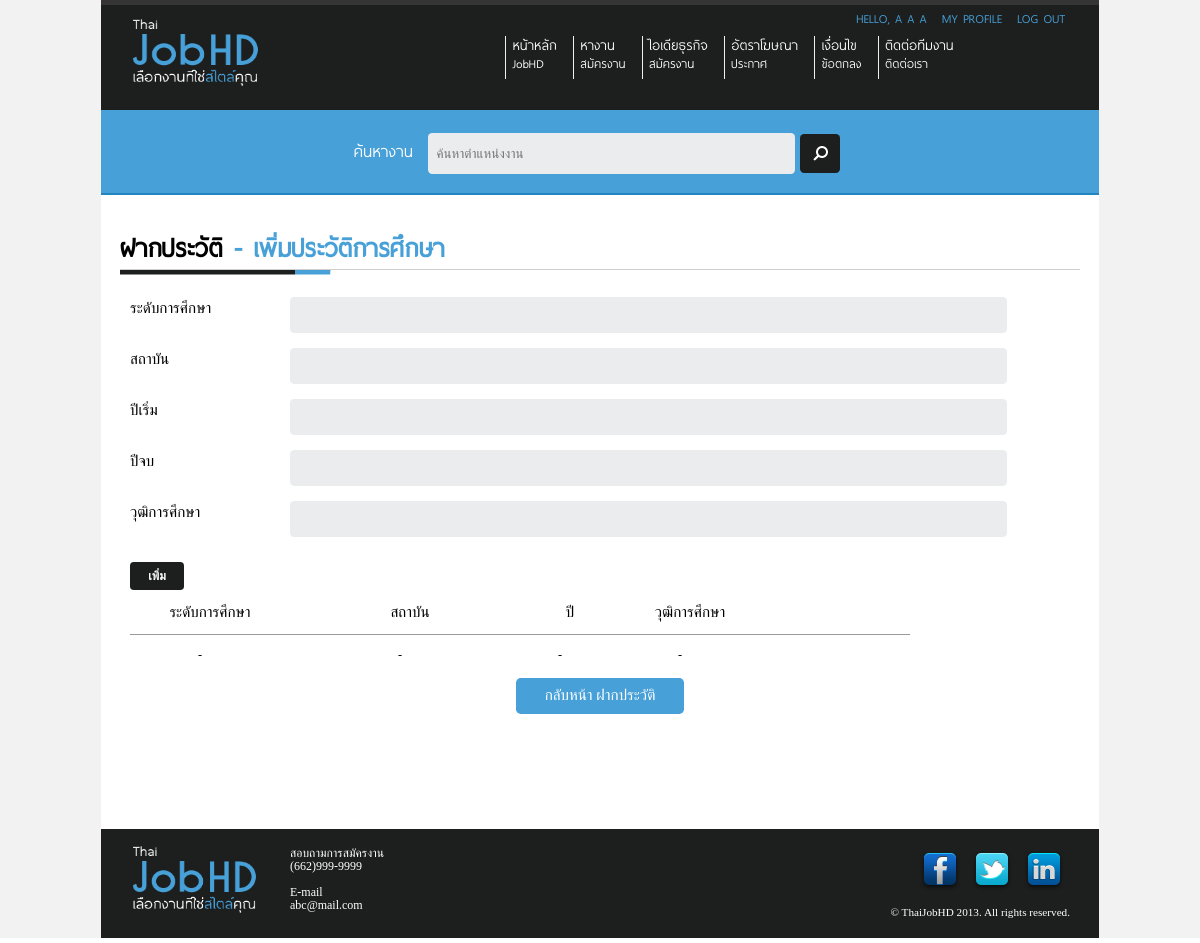
Before: /Site/add-education.php (signed in) with the older database file.
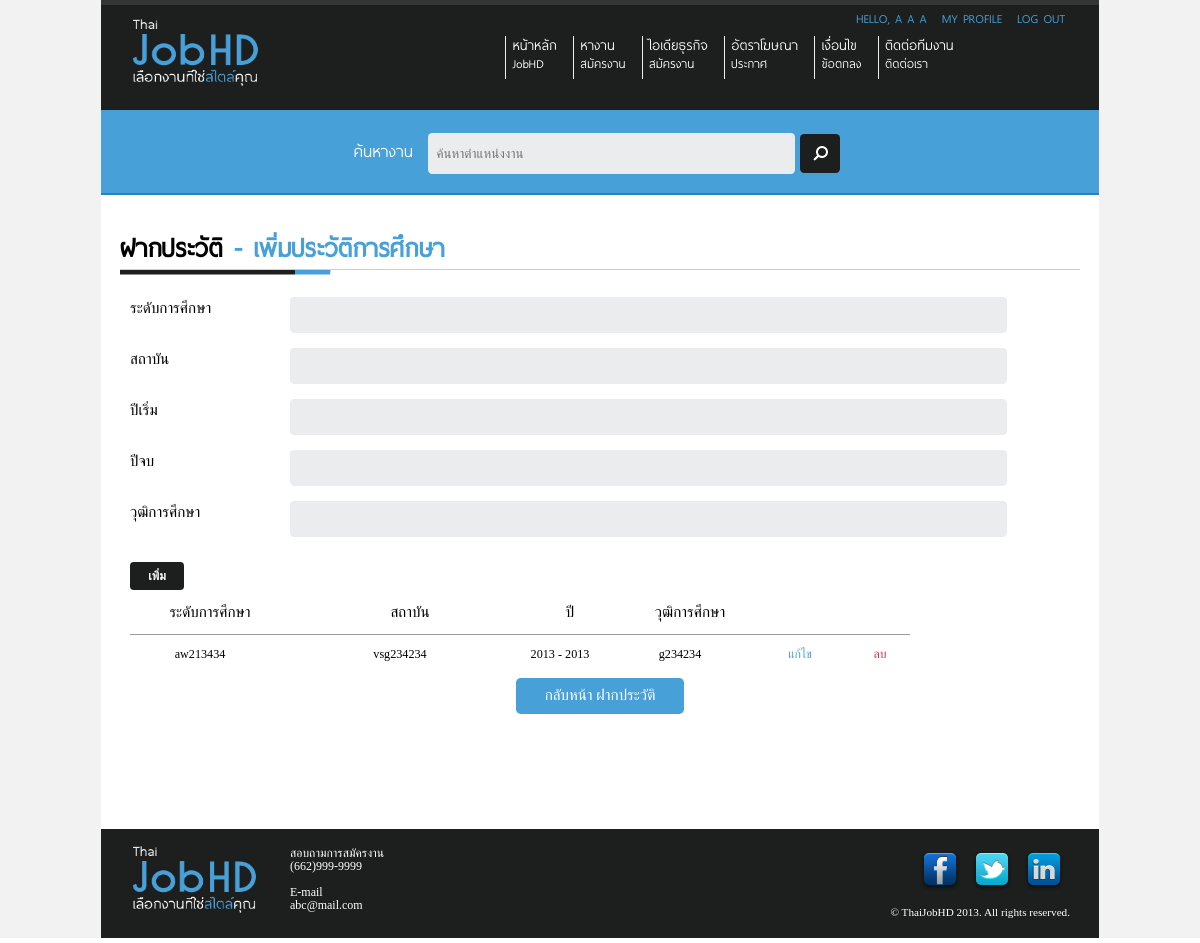
After: the same page with the newer database file.
### tables this page shows
CREATE TABLE IF NOT EXISTS `buildthedot_thaijobhd_user_history_educations` (
  `user_history_educations_id` int(50) NOT NULL AUTO_INCREMENT,
  `user_account_id` int(50) NOT NULL,
  `education_level` varchar(200) NOT NULL,
  `Institution` varchar(200) NOT NULL,
  `year_start` date NOT NULL,
  `year_end` date NOT NULL,
  `educational_background` varchar(200) NOT NULL,
  PRIMARY KEY (`user_history_educations_id`)
);

### Site/add-education.php (the view, shortened to what this page needs)
<?php
$rootpath = "./";
include ($rootpath . "include/header.php");
include ($rootpath . "include/top-menu.php");
include ($rootpath . "include/search-bar.php");
if($_SESSION["userid"] == "" || (!(isset($_SESSION["userid"])))) {
	header("location: ".$rootpath."login.php");
}
else{
	$sql_user="
		SELECT *
		FROM  `buildthedot_thaijobhd_user_account`
		WHERE `id` = '".$_SESSION["userid"]."' ;
	";
	$result_user = @mysql_query($sql_user);
	if($rs_user = @mysql_fetch_array($result_user)){
?>
		<div id="wrapper">
		  <div id="content" class="container_12">
		  	<div id="content-profile">
					<div id="head-title">
						<h1>ฝากประวัติ <span class="text-blue">-  เพิ่มประวัติการศึกษา</span></h1>
					</div>
					<form id="add_education_form" name="add_education_form" action="<?php echo $rootpath; ?>include/module/add-education-process.php" method="POST" enctype="multipart/form-data">
						<p class="grid_2">ระดับการศึกษา</p>
						<p class="grid_8"><input type="text" id="education_level" name ="education_level" class="round width700" onkeypress="return add_education_form_keypress(event)" /></p><br class="clear" />
						<p class="grid_2">สถาบัน</p>
						<p class="grid_8"><input type="text" id="Institution" name ="Institution" class="round width700" onkeypress="return add_education_form_keypress(event)" /></p><br class="clear"/>
						<p class="grid_2">ปีเริ่ม</p>
						<p class="grid_8"><input type="text" id="year_start" name ="year_start" class="round width700" onkeypress="return add_education_form_keypress(event)" /></p><br class="clear"/>
						<p class="grid_2">ปีจบ</p>
						<p class="grid_8"><input type="text" id="year_end" name ="year_start" class="round width700" onkeypress="return add_education_form_keypress(event)" /></p><br class="clear"/>
						<p class="grid_2">วุฒิการศึกษา</p>
						<p class="grid_8"><input type="text" id="educational_background" name ="educational_background" class="round width700" onkeypress="return add_education_form_keypress(event)" /></p><br class="clear" />
			      <h2 class="grid_3"><a href="#" class="add-button black round" onclick="document.getElementById('add_education_form').submit(); ">เพิ่ม</a></h2>
		      </form>
					<div id="content-profile-table">
						<div id="head-table1" class="grid_10">
							<p class="grid_2 center">ระดับการศึกษา</p>
							<p class="grid_3 center">สถาบัน</p>
							<p class="grid_1 center">ปี</p>
							<p class="grid_2 center">วุฒิการศึกษา</p>
						</div>
					</div>
					<br class="clear"/>
<?php
					$sql_edu="
						SELECT *, `education_level`, `Institution`, `educational_background`, YEAR(`year_start`) AS year_start_1, YEAR(`year_end`) AS year_end_1
						FROM  `buildthedot_thaijobhd_user_history_educations`
						WHERE `user_account_id` = '".$_SESSION["userid"]."' ;
					";
					$result_edu = @mysql_query($sql_edu);
					if(@mysql_num_rows($result_edu)==0){
?>
						<div id="content-profile-table">
							<div id="table-content">
								<p class="grid_2 center">-</p>
								<p class="grid_3 center">-</p>
								<p class="grid_1 center">-</p>
								<p class="grid_2 center">-</p>
			         </div>
						</div>
						<br class="clear"/>
<?php
					}
					else{
						while($rs_edu = @mysql_fetch_array($result_edu)){
?>
							<div id="content-profile-table">
								<div id="table-content">
									<p class="grid_2 center"><?php echo $rs_edu["education_level"]; ?></p>
									<p class="grid_3 center"><?php echo $rs_edu["Institution"]; ?></p>
									<p class="grid_1 center"><?php echo $rs_edu["year_start_1"]." - ".$rs_edu["year_end_1"]; ?></p>
									<p class="grid_2 center"><?php echo $rs_edu["educational_background"]; ?></p>
									<p class="grid_1 center"><a href="<?php echo $rootpath; ?>edit-education.php?id=<?php echo $rs_edu["user_history_educations_id"]; ?>" class="text-blue">แก้ไข</a></p>
									<p class="grid_1 center"><a href="#" class="text-red">ลบ</a></p>
				         </div>
							</div>
							<br class="clear"/>
<?php
						}
					}
?>
					<p class="grid_12 center"><a href="<?php echo $rootpath; ?>view-profile.php" class="save-button blue round">กลับหน้า ฝากประวัติ</a></p>
				</div>
			</div>
<?php
			include ("include/footer.php");
		}
}
?>

Changed rows visible on the page:
added buildthedot_thaijobhd_user_history_educations: education_level "aw213434", Institution "vsg234234", year_start_1 "2013", year_end_1 "2013", educational_background "g234234"
